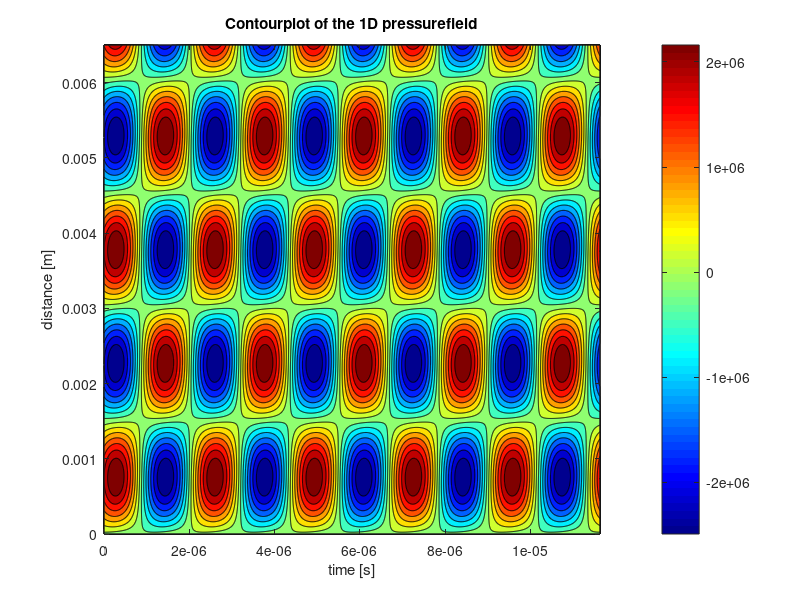

Write MATLAB code to recreate this figure. (Note: a time limit stopped this script after it produced the figure.)
% This script is an intent to accurately model a piezoelectric transuducer,
% consisting of multiple intermediate piezoelectric inactive layers. The
% modelling is done following the approach as described by Sittig in his
% paper: 'Effects of Bonding and Electrode Layers on the  Transmission     
% Parameters of Piezoelectric Transducers Used in Ultrasonic Digital Delay 
% Lines'. At first a model will be made consisting of one active
% piezoelectric plate, a backing side consisting of backing material and a
% copper electrode, and the transmission side consisting of a copper
% electrode, a front plate and housing material. The models transfer
% function from voltage input to force output, the impedance frequency  
% response function and the admittance frequency response function will be
% analyzed and if satisfying results are obtained, there will be extended
% upon the model by inclusion of a second piezoelectric active layer in
% parallel with the first layer and by taking glue layers into
% consideration.

%% close all former work
clear all; close all; clc;

%% Parameter initialization

f = 0.43*10^6;      
omg = 2*pi*f;
j = 1i;
%% Setting up the backing material matrix

% First the layer closest to the piezoelectric layer, hence the copper
% electrode.

% the material parameters

rho_Cu = 8960;  % Pure! copper density.
c_Cu = 3570;    % pure copper speed of sound.
l_Cu = 0.5*10^-3;
r_Cu = 2.5*10^-3;
A_Cu = pi*r_Cu^2;
Z_0_Cu = rho_Cu * c_Cu * A_Cu;
f_0_Cu = c_Cu/(2*l_Cu);
gamma_Cu = pi*f/f_0_Cu;

% The matrix

Back_mat_Cu = [cos(gamma_Cu) j*Z_0_Cu*sin(gamma_Cu); ...
               (j*sin(gamma_Cu))/Z_0_Cu cos(gamma_Cu)];
           
           
% Similarily the matrix is set up for the thick, cone shaped backing
% material

% the material parameters

rho_FeC = 8000;  % Pure! copper density.
c_FeC = 5800;    % pure copper speed of sound.
r_FeC = 2.5*10^-3;
A_FeC = pi*r_FeC^2;
Z_0_FeC = rho_FeC * c_FeC * A_FeC;
f_0_FeC = c_FeC/(2);                     % As the thickness of the backing is assumed to approach infinity, it is omitted. Not sure about this! Check!!
gamma_FeC = pi*f/f_0_FeC;

% the matrix

Back_mat_FeC = [cos(gamma_FeC) j*Z_0_FeC*sin(gamma_FeC); ...
                (j*sin(gamma_FeC))/Z_0_FeC cos(gamma_FeC)];
            
% Setting up the matrices for the additional glue layers between the back face of the piezoelectric element and the 
% copper electrode, and between the copper electrode and the backing plate.

rho_glue = 960;  
c_glue = 1220;    % unsure about this!!
l_glue = 0.06*10^-6;    % to be varied.
r_glue = 2.5*10^-3;
A_glue = pi*r_Cu^2;
Z_0_glue = rho_Cu * c_Cu * A_Cu;
f_0_glue = c_Cu/(2*l_Cu);
gamma_glue = pi*f/f_0_Cu;

glue_mat = [cos(gamma_glue) j*Z_0_glue*sin(gamma_glue); ...
               (j*sin(gamma_glue))/Z_0_glue cos(gamma_glue)];
            
% The matrices are multiplied and the total impedance Z_b of the backing
% layers is obtained.

Back_mat = glue_mat*Back_mat_Cu*glue_mat*Back_mat_FeC;
A_b = Back_mat(1,1);
B_b = Back_mat(1,2);
C_b = Back_mat(2,1);
D_b = Back_mat(2,2);

Z_0b = Z_0_FeC;
Z_b = (A_b*Z_0b + B_b)/(C_b*Z_0b + D_b);    % Here Z_0b is the impedance of the final backing layer only!

%% Setting up the transmission layer matrix

% The intermediate layers in the transmission direction are obtained in the
% same way. Again starting with the intermediate layer closest to the
% peizoelectric active layer.

% The material parameters were already given before!

Trans_mat_Cu = [cos(gamma_Cu) j*Z_0_Cu*sin(gamma_Cu); ...
               (j*sin(gamma_Cu))/Z_0_Cu cos(gamma_Cu)];
% For now the glue layer is omitted and the matrix is setup for the front
% plate only. Which is made out of Steel, just as the backing material.

% material properties of steel front plate.
r_FP = 4.5*10^-3;
A_FP = pi*r_FP^2;
Z_0_FP = rho_FeC * c_FeC * A_FP;
l_FeC = 0.5*10^-3;
f_0_FP = c_FeC/(2*l_FeC);                    
gamma_FeC = pi*f/f_0_FP;

Trans_mat_FP = [cos(gamma_FeC) j*Z_0_FP*sin(gamma_FeC); ...
                (j*sin(gamma_FeC))/Z_0_FP cos(gamma_FeC)];
            
%The housing, simply modelled as a another transmission plate
            
rho_house = rho_FeC;  
c_house = c_FeC;    
l_house = 3.25*10^-3;    
r_house = 3.5*10^-3;
A_house = pi*r_Cu^2;
Z_0_house = rho_Cu * c_Cu * A_Cu;
f_0_house = c_Cu/(2*l_Cu);
gamma_house = pi*f/f_0_Cu;

house_mat = [cos(gamma_house) j*Z_0_house*sin(gamma_house); ...
               (j*sin(gamma_house))/Z_0_house cos(gamma_house)];
            
            
            

% Multiplication of the transmission piezoelectric inactive layers gives:

Trans_mat = glue_mat*Trans_mat_Cu*glue_mat*Trans_mat_FP*house_mat;
                   
%% Setting up the matrix describing the active Piezoelectric layer

% The material parameters

rho_pz = 7800;  
c_pz = 4613;    
l_pz = 2*10^-3;
r_pz = 2.5*10^-3;
A_pz = pi*r_pz^2;
Z_0_pz = rho_pz * c_pz * A_pz;
N = 2;
eps_0=8.854*10^-12;          
eps_33=1200*eps_0;
C_s = A_pz*eps_33/l_pz;
s_33 = 14.2*10^-12;
d_33 = 265*10^-12;
h_33 = d_33/(s_33*eps_33);
h = h_33;
Z = A_pz*rho_pz*c_pz;
Z_inv = 1/Z;
theta = omg*l_pz/c_pz;
k = 0.46;
sigma = k^2/theta;
phi = acos((cos(theta)-sigma*sin(theta))/(1-sigma*sin(theta)));
R = (sqrt(sin(theta)-2*sigma*(1-cos(theta))))/sin(theta);
R_inv = 1/R;

T_11 = cos(N*phi);
T_12 = -j*Z*R*sin(N*phi);
T_13 = -h*C_s*tan(0.5*phi)*sin(N*phi);
T_14 = 0;
T_21 = -j*Z_inv*R_inv*sin(N*phi);
T_22 = cos(N*phi);
T_23 = -j*h*C_s*Z_inv*R_inv*tan(0.5*phi)*(cos(N*phi)-(-1)^N);
T_24 = 0;
T_31 = 0;
T_32 = 0;
T_33 = (-1)^N;
T_34 = 0;
T_41 = -j*h*C_s*Z_inv*R_inv*tan(0.5*phi)*(cos(N*phi)-(-1)^N);
T_42 = -h*C_s*tan(0.5*phi)*sin(N*phi);
T_43 = j*((N*(-1)^N)*(1+2*sigma*R_inv*tan(0.5*phi))+sigma*R_inv*((tan(0.5*phi))^2)*sin(N*phi))*omg*C_s;
T_44 = (-1)^N;

z_b = Z_b/Z_0_pz;
A_c = T_31 - T_33*(T_21*z_b + T_11)/(T_23*z_b + T_13);
B_c = T_32 - T_33*(T_22*z_b + T_12)/(T_23*z_b + T_13);
C_c = T_41 - T_43*(T_21*z_b + T_11)/(T_23*z_b + T_13);
D_c = T_42 - T_43*(T_22*z_b + T_12)/(T_23*z_b + T_13);

pz_mat = [A_c B_c; C_c D_c];

%% Setting up the final transducer representing matrix

% Here the piezoelectric matric is multiplied by the matrix obtained from
% the transmission intermediate layers:

Final_trans_mat = pz_mat * Trans_mat;

%% Defining the sensitivity functions
A = Final_trans_mat(1,1);
B = Final_trans_mat(1,2);
C = Final_trans_mat(2,1);
D = Final_trans_mat(2,2);

Z_FP = Z_0_FeC;
Z_E = (A*Z_FP + B)/(C*Z_FP + D);            % electrical input impedance
V_IL = Z_FP/(A*Z_FP + B);                   % voltage transfer ratio between input voltage and output force


%% Plotting the resulting pressure field

V_M = 150;                                                                          % Input voltage
c_fluid = 1300;
lambda =c_fluid/f;                                                                  % wavelength of the pressure field
F_surface = V_M * V_IL;                                                       % Total force on trasnducer surface
P_surface = F_surface/A_FP;                                                  % pressure on the transducer surface

Kin_Vis=32*10^-6;
damp_coeff =(2*Kin_Vis*omg^2)/(3*c_fluid^3);                                          % Damping coefficient for attenuation within the liquid
P_field = zeros(1000,1000);                                                   % A matrix is initialized for storing the (complex)
                                                                              % pressure values varying with time and distance.     
% A standing wave is produced by attenuation of the travelling wave and its 
% reflections resulting from rebounding at the boundaries (walls). During
% the reflection at the boundaries, energy is lost which can be represented
% by a reflection coefficient, which takes the number of reflections until
% total attenuation into account. There is distinguished between the
% reflection coefficient due to impact with the right and left wall.

R1 = 4.2736;                                                                % Left wall reflection coefficient.
R2 = 4.8295;                                                                % Right wall reflection coefficient.

t = linspace(0,10*pi/omg,1000);                                               % time duration during which the pressure field
                                                                            % is monitored.
x = linspace(0,5*0.0013,1000);                                              % Distance over which the pressure field is monitored.

% Here the P_field matrix is filled with the pressure amplitudes and phase
% shifts at a certain location in space and moment in time.
 for n = 1:1000
     for m = 1:1000
     P_field(n,m) = P_surface*(R1+1) * exp(1i*omg*t(m)-1i*x(n)*2*pi/lambda) ...
         - R2*P_surface * exp(1i*omg*t(m)+1i*(x(n))*2*pi/lambda);
      end
 end

%% Contourplots of the standing pressure wave

% 2D plot which shows the pressure minima and maxima of the pressure field
figure
contourf(t,x, real(P_field), 14); colormap jet; colorbar;
xlabel('time [s]'); ylabel('distance [m]'); title('Contourplot of the 1D pressurefield');

%% Surface plots of the standing pressure wave

% 3D animation of the pressure field
figure
meshc(t,x, real(P_field)); colormap jet; colorbar;
xlabel('time [s]'); ylabel('distance [m]'); zlabel('pressure [Pa]'); title('Surface plot of the 1D pressure field');
